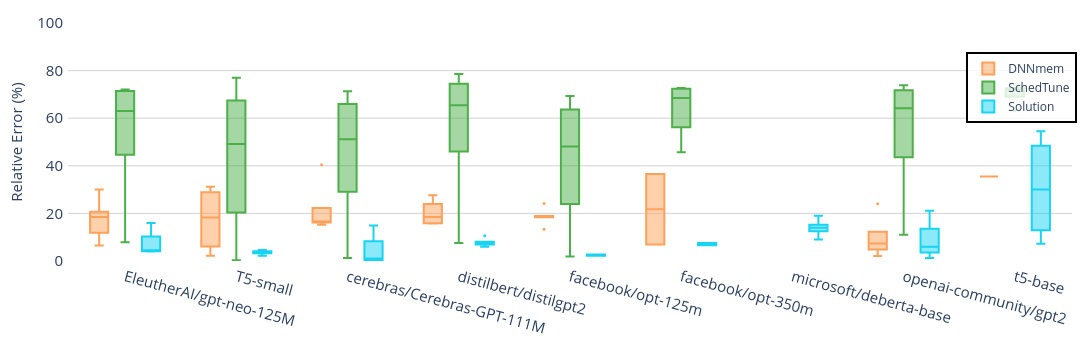

The code cell stored with this chart in its notebook:
### Code cell
fig = e_plot.llm_plot_relative_error_in_box_diagram_with_verification_data(
    title="Evaluation-Relative Error Experiments Result across Estimators-SGD",
    data_dir=project_base,
    overall_median=False,
    image_size=(2000, 400),
    font_size=20,
    legend_font_size=18,
    tickfont_size=22,
    view_mode = True,
    yrange=(0, 100),
)
fig.show()

### Figure 1 — Plotly figure (JSON) as saved in the notebook; plotly's stock layout.template omitted (floating-point values rounded to 4 significant figures)
{"data": [{"alignmentgroup": "True", "hovertemplate": "Estimator=DNNmem<br>Model=%{x}<br>Error=%{y}<extra></extra>", "legendgroup": "DNNmem", "marker": {"color": "#FFA15A", "size": 3}, "name": "DNNmem", "notched": false, "offsetgroup": "DNNmem", "orientation": "v", "showlegend": true, "x": ["facebook/opt-125m", "distilbert/distilgpt2", "cerebras/Cerebras-GPT-111M", "facebook/opt-125m", "distilbert/distilgpt2", "distilbert/distilgpt2", "openai-community/gpt2", "EleutherAI/gpt-neo-125M", "openai-community/gpt2", "EleutherAI/gpt-neo-125M", "EleutherAI/gpt-neo-125M", "facebook/opt-125m", "T5-small", "EleutherAI/gpt-neo-125M", "cerebras/Cerebras-GPT-111M", "cerebras/Cerebras-GPT-111M", "cerebras/Cerebras-GPT-111M", "facebook/opt-125m", "facebook/opt-350m", "distilbert/distilgpt2", "EleutherAI/gpt-neo-125M", "cerebras/Cerebras-GPT-111M", "facebook/opt-125m", "openai-community/gpt2", "openai-community/gpt2", "EleutherAI/gpt-neo-125M", "facebook/opt-350m", "T5-small", "T5-small", "facebook/opt-125m", "openai-community/gpt2", "T5-small", "t5-base", "distilbert/distilgpt2", "cerebras/Cerebras-GPT-111M", "distilbert/distilgpt2", "openai-community/gpt2"], "x0": " ", "xaxis": "x", "y": [13.39, 15.9, 40.41, 24.16, 23.96, 15.79, 12.26, 6.467, 8.72, 18.22, 18.69, 18.86, 26.59, 20.64, 16.4, 15.28, 16.22, 18.78, 6.886, 16.23, 11.89, 16.7, 18.35, 2.141, 24.08, 30.03, 36.54, 10.02, 2.16, 18.55, 6.07, 31.18, 35.49, 27.65, 22.3, 20.71, 4.803], "y0": " ", "yaxis": "y", "type": "box"}, {"alignmentgroup": "True", "hovertemplate": "Estimator=SchedTune<br>Model=%{x}<br>Error=%{y}<extra></extra>", "legendgroup": "SchedTune", "marker": {"color": "#4daf4a", "size": 3}, "name": "SchedTune", "notched": false, "offsetgroup": "SchedTune", "orientation": "v", "showlegend": true, "x": ["facebook/opt-125m", "distilbert/distilgpt2", "facebook/opt-350m", "cerebras/Cerebras-GPT-111M", "facebook/opt-125m", "distilbert/distilgpt2", "distilbert/distilgpt2", "openai-community/gpt2", "EleutherAI/gpt-neo-125M", "openai-community/gpt2", "EleutherAI/gpt-neo-125M", "EleutherAI/gpt-neo-125M", "facebook/opt-125m", "facebook/opt-350m", "T5-small", "EleutherAI/gpt-neo-125M", "cerebras/Cerebras-GPT-111M", "cerebras/Cerebras-GPT-111M", "cerebras/Cerebras-GPT-111M", "t5-base", "facebook/opt-125m", "facebook/opt-350m", "distilbert/distilgpt2", "EleutherAI/gpt-neo-125M", "t5-base", "cerebras/Cerebras-GPT-111M", "facebook/opt-125m", "openai-community/gpt2", "facebook/opt-350m", "openai-community/gpt2", "t5-base", "EleutherAI/gpt-neo-125M", "facebook/opt-350m", "T5-small", "T5-small", "facebook/opt-125m", "openai-community/gpt2", "T5-small", "t5-base", "t5-base", "distilbert/distilgpt2", "cerebras/Cerebras-GPT-111M", "facebook/opt-350m", "distilbert/distilgpt2", "openai-community/gpt2"], "x0": " ", "xaxis": "x", "y": [23.91, 74.44, 72.36, 1.216, 1.902, 62.68, 68.16, 60.77, 71.45, 43.64, 58.24, 67.88, 63.61, 66.02, 77.03, 44.6, 57.66, 44.65, 65.91, 72.1, 41.23, 45.68, 78.52, 72.02, 72.66, 71.31, 54.91, 71.78, 70.95, 11.0, 71.16, 7.93, 56.17, 40.48, 0.3522, 69.37, 67.64, 57.9, 72.61, 63.18, 7.565, 29.09, 72.67, 46.01, 73.83], "y0": " ", "yaxis": "y", "type": "box"}, {"alignmentgroup": "True", "hovertemplate": "Estimator=Solution<br>Model=%{x}<br>Error=%{y}<extra></extra>", "legendgroup": "Solution", "marker": {"color": "#19d3f3", "size": 3}, "name": "Solution", "notched": false, "offsetgroup": "Solution", "orientation": "v", "showlegend": true, "x": ["facebook/opt-125m", "microsoft/deberta-base", "distilbert/distilgpt2", "microsoft/deberta-base", "facebook/opt-350m", "cerebras/Cerebras-GPT-111M", "distilbert/distilgpt2", "distilbert/distilgpt2", "openai-community/gpt2", "EleutherAI/gpt-neo-125M", "microsoft/deberta-base", "microsoft/deberta-base", "EleutherAI/gpt-neo-125M", "EleutherAI/gpt-neo-125M", "T5-small", "EleutherAI/gpt-neo-125M", "cerebras/Cerebras-GPT-111M", "cerebras/Cerebras-GPT-111M", "distilbert/distilgpt2", "t5-base", "facebook/opt-125m", "t5-base", "openai-community/gpt2", "facebook/opt-350m", "T5-small", "T5-small", "T5-small", "T5-small", "openai-community/gpt2", "T5-small", "t5-base", "cerebras/Cerebras-GPT-111M", "distilbert/distilgpt2", "microsoft/deberta-base", "openai-community/gpt2", "microsoft/deberta-base"], "x0": " ", "xaxis": "x", "y": [2.77, 14.49, 7.231, 19.0, 7.53, 14.89, 10.65, 7.222, 5.931, 15.95, 8.997, 12.46, 4.139, 4.011, 4.098, 4.706, 0.3638, 0.1206, 7.201, 30.0, 2.189, 7.234, 5.941, 6.637, 3.249, 3.786, 2.238, 4.625, 1.293, 3.691, 54.5, 1.685, 5.936, 15.19, 21.16, 13.42], "y0": " ", "yaxis": "y", "type": "box"}], "layout": {"xaxis": {"anchor": "y", "domain": [0.0, 1.0], "title": {"font": {"size": 15}}, "categoryorder": "array", "categoryarray": ["EleutherAI/gpt-neo-125M", "T5-small", "cerebras/Cerebras-GPT-111M", "distilbert/distilgpt2", "facebook/opt-125m", "facebook/opt-350m", "microsoft/deberta-base", "openai-community/gpt2", "t5-base"], "tickangle": 15, "tickfont": {"size": 15}, "showgrid": false}, "yaxis": {"anchor": "x", "domain": [0.0, 1.0], "title": {"text": "Relative Error (%)", "font": {"size": 15}}, "tickfont": {"size": 15}, "showgrid": true, "gridcolor": "LightGray", "zeroline": false, "range": [0, 100]}, "legend": {"title": {}, "tracegroupgap": 0, "font": {"size": 12}, "orientation": "v", "yanchor": "bottom", "y": 0.58, "xanchor": "center", "x": 0.95, "bgcolor": "rgba(255,255,255,0.8)", "bordercolor": "Black", "borderwidth": 2}, "margin": {"t": 20, "l": 60, "r": 20, "b": 50, "pad": 4}, "boxmode": "group", "font": {"size": 15}, "title": {"x": 0.5}, "plot_bgcolor": "white", "width": 1200, "height": 350}}
